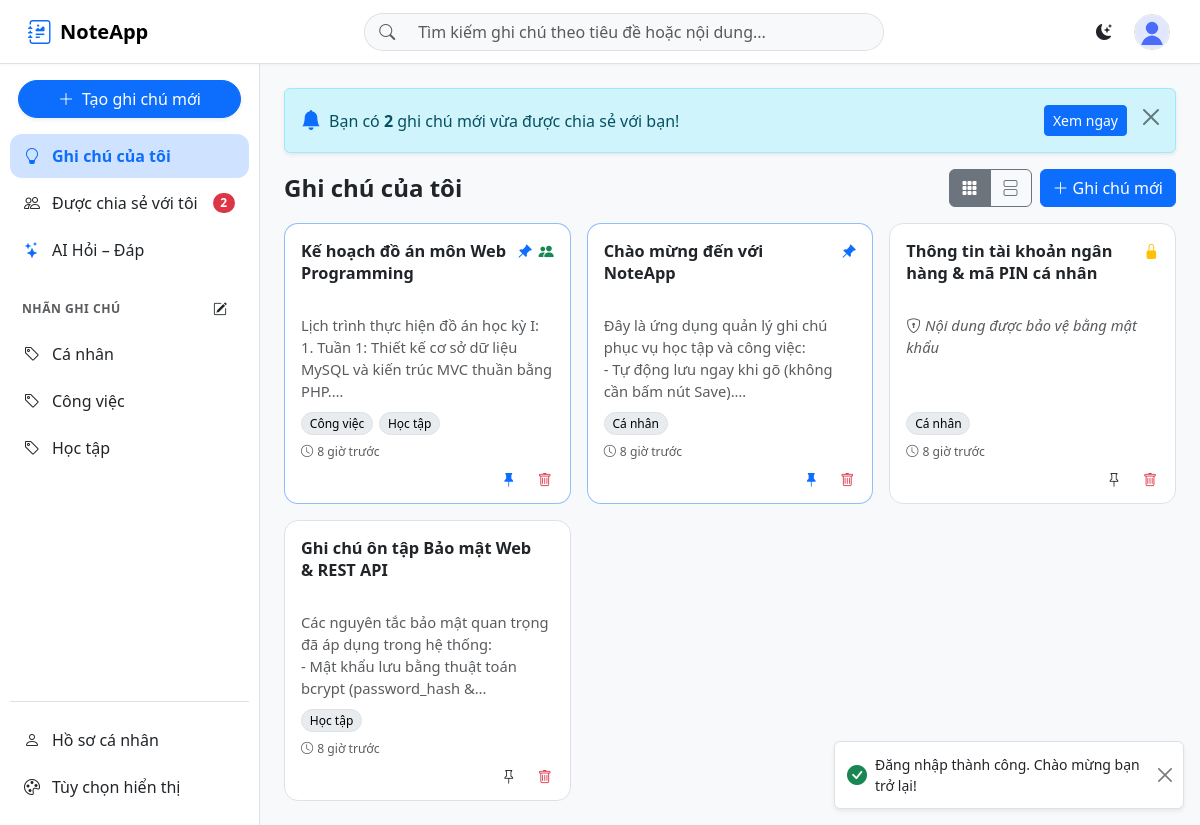
The app's page /notes (signed in) with its own data.
### tables this page shows
CREATE TABLE IF NOT EXISTS labels (
    id INT UNSIGNED AUTO_INCREMENT PRIMARY KEY,
    user_id INT UNSIGNED NOT NULL,
    name VARCHAR(50) NOT NULL,
    created_at DATETIME NOT NULL DEFAULT CURRENT_TIMESTAMP,
    CONSTRAINT fk_labels_user FOREIGN KEY (user_id) REFERENCES users(id) ON DELETE CASCADE,
    UNIQUE KEY uq_labels_user_name (user_id, name)
);

CREATE TABLE IF NOT EXISTS notes (
    id INT UNSIGNED AUTO_INCREMENT PRIMARY KEY,
    user_id INT UNSIGNED NOT NULL COMMENT 'Chủ sở hữu ghi chú',
    title VARCHAR(255) NOT NULL,
    content MEDIUMTEXT NOT NULL,
    ai_summary TEXT DEFAULT NULL COMMENT 'Bản tóm tắt AI gần nhất (có thể tạo lại)',
    is_pinned TINYINT(1) NOT NULL DEFAULT 0,
    pinned_at DATETIME DEFAULT NULL COMMENT 'Thời điểm ghim, dùng để sắp xếp nhiều ghi chú ghim',
     
    is_locked TINYINT(1) NOT NULL DEFAULT 0,
    lock_password_hash VARCHAR(255) DEFAULT NULL,
    is_deleted TINYINT(1) NOT NULL DEFAULT 0 COMMENT 'Xóa mềm',
    created_at DATETIME NOT NULL DEFAULT CURRENT_TIMESTAMP,
    updated_at DATETIME NOT NULL DEFAULT CURRENT_TIMESTAMP ON UPDATE CURRENT_TIMESTAMP,
    CONSTRAINT fk_notes_user FOREIGN KEY (user_id) REFERENCES users(id) ON DELETE CASCADE,
    INDEX idx_notes_user_updated (user_id, updated_at),
    FULLTEXT INDEX ft_notes_title_content (title, content)
);

### app/views/notes/_note_list.php (the view, shortened to what the rows shown need)
<?php
foreach ($notes as $note):
    $isLocked = (int) ($note['is_locked'] ?? 0) === 1;
    $isPinned = (int) ($note['is_pinned'] ?? 0) === 1;
    $isShared = !empty($note['is_shared']);
?>
    <article class="note-card <?= $isPinned ? 'note-card-pinned' : '' ?>"
             data-note-id="<?= (int) $note['id'] ?>"
             data-locked="<?= $isLocked ? '1' : '0' ?>">
        <a href="<?= $isLocked ? '#' : '/notes/edit/' . (int) $note['id'] ?>"
           class="note-card-link"
           <?= $isLocked ? 'data-locked="1"' : '' ?>>
            <div class="note-card-header">
                <h2 class="note-card-title"><?= e($note['title'] !== '' ? $note['title'] : '(Không có tiêu đề)') ?></h2>
                <div class="note-card-icons" aria-label="Trạng thái ghi chú">
                    <?php if ($isPinned): ?>
                        <span class="status-badge text-primary" title="Đã ghim lên đầu">
                            <i class="bi bi-pin-angle-fill" aria-hidden="true"></i>
                        </span>
                    <?php endif; ?>
                    <?php if ($isLocked): ?>
                        <span class="status-badge text-warning" title="Được bảo vệ bằng mật khẩu">
                            <i class="bi bi-lock-fill" aria-hidden="true"></i>
                        </span>
                    <?php endif; ?>
                    <?php if ($isShared): ?>
                        <span class="status-badge text-success" title="Đang chia sẻ với người khác">
                            <i class="bi bi-people-fill" aria-hidden="true"></i>
                        </span>
                    <?php endif; ?>
                </div>
            </div>
            <p class="note-card-content <?= $isLocked ? 'fst-italic text-muted' : '' ?>">
                <?php if ($isLocked): ?>
                    <i class="bi bi-shield-lock me-1"></i>Nội dung được bảo vệ bằng mật khẩu
                <?php else: ?>
                    <?= e(mb_substr((string) $note['content'], 0, 220, 'UTF-8')) ?>
                <?php endif; ?>
            </p>
            <?php if (!empty($note['labels'])): ?>
                <div class="note-card-labels">
                    <?php foreach ($note['labels'] as $lbl): ?>
                        <span class="badge rounded-pill note-label-badge"><?= e($lbl['name']) ?></span>
                    <?php endforeach; ?>
                </div>
            <?php endif; ?>
            <div class="note-card-footer text-muted small">
                <i class="bi bi-clock me-1"></i><?= e($note['time_ago'] ?? timeAgo($note['updated_at'] ?? '')) ?>
            </div>
        </a>
        <div class="note-card-actions">
            <button type="button"
                    class="btn btn-icon btn-sm btn-toggle-pin"
                    title="<?= $isPinned ? 'Bỏ ghim ghi chú' : 'Ghim ghi chú lên đầu' ?>"
                    aria-label="<?= $isPinned ? 'Bỏ ghim ghi chú' : 'Ghim ghi chú lên đầu' ?>">
                <i class="bi bi-pin<?= $isPinned ? '-fill text-primary' : '' ?>"></i>
            </button>
            <button type="button"
                    class="btn btn-icon btn-sm text-danger btn-delete-note"
                    title="Xóa ghi chú"
                    aria-label="Xóa ghi chú">
                <i class="bi bi-trash"></i>
            </button>
        </div>
    </article>
<?php endforeach; ?>

### app/views/layouts/partials/sidebar.php (shortened to what the rows shown need)
<?php
$labels = $labels ?? [];
$activeLabelId = $activeLabelId ?? null;
?>
<aside class="app-sidebar border-end" id="appSidebar" aria-label="Menu điều hướng chính">
    <div class="sidebar-section">
        <nav class="sidebar-nav" id="labelList" aria-label="Lọc theo nhãn">
            <?php foreach ($labels as $label): ?>
                <a href="/notes/label/<?= (int) $label['id'] ?>"
                   class="sidebar-link <?= $activeLabelId === (int) $label['id'] ? 'active' : '' ?>">
                    <i class="bi bi-tag"></i>
                    <span class="text-truncate"><?= e($label['name']) ?></span>
                </a>
            <?php endforeach; ?>
        </nav>
    </div>
</aside>

### records on screen
labels: name "Cá nhân"
labels: name "Công việc"
labels: name "Học tập"
notes: title "Kế hoạch đồ án môn Web Programming", is_pinned 1 (drawn), content "Lịch trình thực hiện đồ án học kỳ I: 1. Tuần 1: Thiết kế cơ sở dữ liệu MySQL và kiến trúc MVC thuần bằng…", time_ago "8 giờ trước"
notes: title "Chào mừng đến với NoteApp", is_pinned 1 (drawn), content "Đây là ứng dụng quản lý ghi chú phục vụ học tập và công việc: - Tự động lưu ngay khi gõ (không cần bấm nút…", time_ago "8 giờ trước"
notes: title "Thông tin tài khoản ngân hàng & mã PIN cá nhân", is_locked 1 (drawn), time_ago "8 giờ trước", is_pinned 0 (drawn)
notes: title "Ghi chú ôn tập Bảo mật Web & REST API", content "Các nguyên tắc bảo mật quan trọng đã áp dụng trong hệ thống: - Mật khẩu lưu bằng thuật toán bcrypt (password_hash…", time_ago "8 giờ trước", is_pinned 0 (drawn)

### other values on screen
$unseenShareCount "2"
$pageTitle "Ghi chú của tôi"
